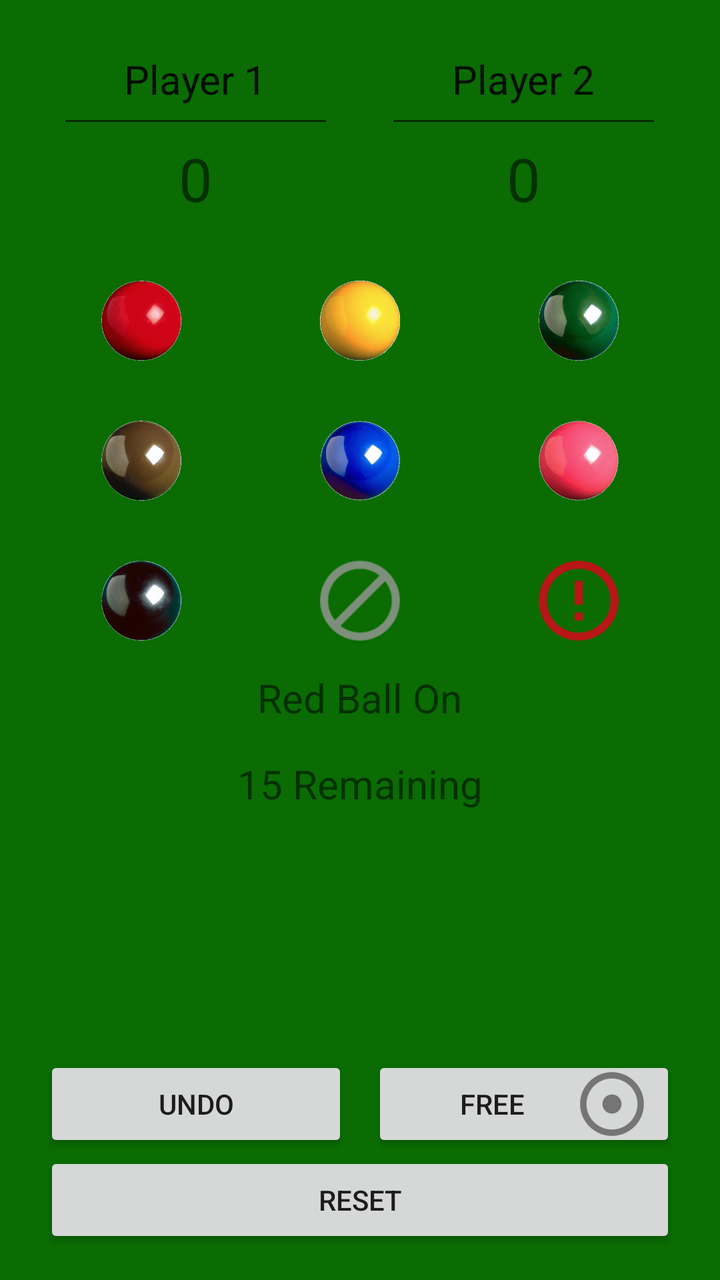
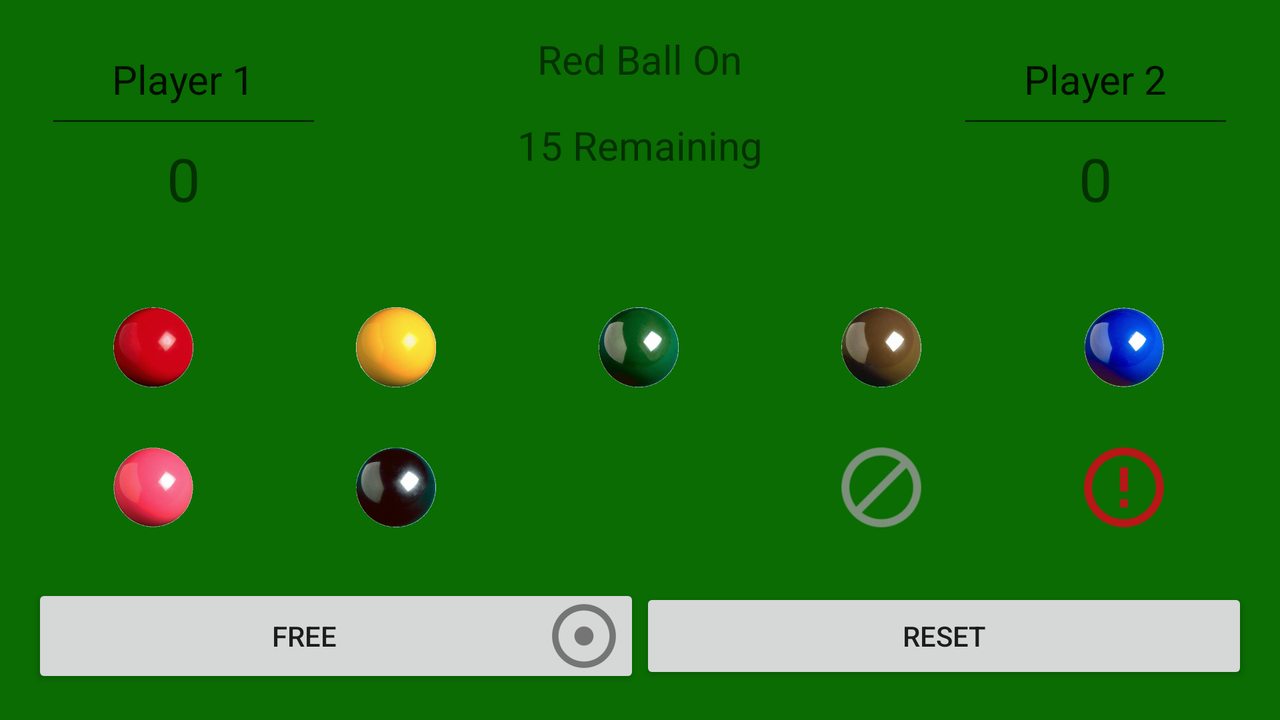

Two renders of one Android screen. The first uses the default layout on a phone; the second uses the alternative layout the repository ships for a different screen configuration, on a matching device. The two XML files are below.
<!-- AndroidManifest.xml: application theme AppTheme -->
<!-- res/layout/activity_snooker.xml -->
<?xml version="1.0" encoding="utf-8"?>
<ScrollView
    xmlns:android="http://schemas.android.com/apk/res/android"
    xmlns:tools="http://schemas.android.com/tools"
    android:layout_width="match_parent"
    android:layout_height="match_parent"
    android:fillViewport="true"
    android:orientation="vertical"
    android:paddingBottom="@dimen/activity_vertical_margin"
    android:paddingLeft="@dimen/activity_horizontal_margin"
    android:paddingRight="@dimen/activity_horizontal_margin"
    android:paddingTop="@dimen/activity_vertical_margin"
    tools:context="uk.co.mandilee.gamescorer.SnookerActivity">

    <LinearLayout
        android:layout_width="match_parent"
        android:layout_height="wrap_content"
        android:orientation="vertical">

        
        <LinearLayout
            android:layout_width="match_parent"
            android:layout_height="wrap_content"
            android:baselineAligned="false"
            android:orientation="horizontal">

            <LinearLayout
                android:id="@+id/player_one"
                style="@style/Player"
                android:orientation="vertical">
                
                <EditText
                    android:id="@+id/player_one_name"
                    style="@style/WWrapHWrap.PlayerName"
                    android:gravity="center"
                    android:hint="@string/player_1_name_hint"
                    android:text="@string/player_1_name"/>

                <TextView
                    android:id="@+id/player_one_score"
                    style="@style/WWrapHWrap.Score"
                    android:gravity="center"
                    android:text="@string/zero"/>
            </LinearLayout>

            <LinearLayout
                android:id="@+id/player_two"
                style="@style/Player"
                android:orientation="vertical">

                <EditText
                    android:id="@+id/player_two_name"
                    style="@style/WWrapHWrap.PlayerName"
                    android:gravity="center"
                    android:hint="@string/player_2_name_hint"
                    android:text="@string/player_2_name"/>

                <TextView
                    android:id="@+id/player_two_score"
                    style="@style/WWrapHWrap.Score"
                    android:gravity="center"
                    android:text="@string/zero"/>
            </LinearLayout>
        </LinearLayout>

        
        <LinearLayout
            android:id="@+id/summary"
            android:layout_width="match_parent"
            android:layout_height="wrap_content"
            android:orientation="horizontal"
            android:visibility="gone">

            <TextView
                android:id="@+id/summary_player_one"
                android:layout_width="0dp"
                android:layout_height="wrap_content"
                android:layout_weight="1"
                android:gravity="center"
                android:lineSpacingExtra="10dp"/>

            <TextView
                android:id="@+id/summary_outcomes"
                android:layout_width="50dp"
                android:layout_height="wrap_content"
                android:gravity="center"
                android:lineSpacingExtra="10dp"
                />

            <TextView
                android:id="@+id/summary_player_two"
                android:layout_width="0dp"
                android:layout_height="wrap_content"
                android:layout_weight="1"
                android:gravity="center"
                android:lineSpacingExtra="10dp"/>
        </LinearLayout>

        
        <TableLayout
            android:id="@+id/the_balls"
            android:layout_width="match_parent"
            android:layout_height="wrap_content"
            android:gravity="center_vertical"
            android:stretchColumns="*">

            <TableRow
                android:layout_width="wrap_content"
                android:paddingBottom="@dimen/ball_spacing"
                android:paddingTop="@dimen/ball_spacing">

                <ImageButton
                    android:id="@+id/ball_red"
                    style="@style/Balls"
                    android:contentDescription="@string/red_ball"
                    android:src="@drawable/red"/>

                <ImageButton
                    android:id="@+id/ball_yellow"
                    style="@style/Balls"
                    android:contentDescription="@string/yellow_ball"
                    android:src="@drawable/yellow"/>

                <ImageButton
                    android:id="@+id/ball_green"
                    style="@style/Balls"
                    android:contentDescription="@string/green_ball"
                    android:src="@drawable/green"/>
            </TableRow>

            <TableRow
                android:paddingBottom="@dimen/ball_spacing"
                android:paddingTop="@dimen/ball_spacing">

                <ImageButton
                    android:id="@+id/ball_brown"
                    style="@style/Balls"
                    android:contentDescription="@string/brown_ball"
                    android:src="@drawable/brown"/>

                <ImageButton
                    android:id="@+id/ball_blue"
                    style="@style/Balls"
                    android:contentDescription="@string/blue_ball"
                    android:src="@drawable/blue"/>

                <ImageButton
                    android:id="@+id/ball_pink"
                    style="@style/Balls"
                    android:contentDescription="@string/pink_ball"
                    android:src="@drawable/pink"/>
            </TableRow>

            <TableRow
                android:paddingBottom="@dimen/ball_spacing"
                android:paddingTop="@dimen/ball_spacing">

                <ImageButton
                    android:id="@+id/ball_black"
                    style="@style/Balls"
                    android:contentDescription="@string/black_ball"
                    android:src="@drawable/black"/>

                <ImageButton
                    android:id="@+id/ball_miss"
                    style="@style/Balls"
                    android:contentDescription="@string/miss_ball"
                    android:src="@drawable/miss"/>

                <ImageButton
                    android:id="@+id/ball_foul"
                    style="@style/Balls"
                    android:contentDescription="@string/foul_ball"
                    android:src="@drawable/foul"/>
            </TableRow>
        </TableLayout>

        <LinearLayout
            android:layout_width="match_parent"
            android:layout_height="0dp"
            android:layout_weight="1"
            android:orientation="vertical"
            >

            <TextView
                android:id="@+id/current_activity"
                style="@style/WWrapHWrap.PlayerName"
                android:layout_gravity="center"
                tools:text="Red Ball On"/>

            <TextView
                android:id="@+id/red_balls_remaining"
                style="@style/WWrapHWrap.PlayerName"
                android:layout_gravity="center"
                tools:text="15 Remaining"/>
        </LinearLayout>
        
        <LinearLayout
            android:layout_width="match_parent"
            android:layout_height="wrap_content"
            android:layout_gravity="bottom"
            android:gravity="bottom"
            android:orientation="vertical">

            <LinearLayout
                android:layout_width="match_parent"
                android:layout_height="wrap_content"
                android:layout_gravity="bottom"
                android:gravity="bottom"
                android:orientation="horizontal">

                <Button
                    android:id="@+id/undo"
                    style="@style/Buttons"
                    android:drawableEnd="@drawable/undo"
                    android:text="@string/undo_move"/>

                <Button
                    android:id="@+id/ball_free"
                    style="@style/Buttons"
                    android:drawableEnd="@drawable/free"
                    android:text="@string/free_button"/>
            </LinearLayout>

            <LinearLayout
                android:layout_width="match_parent"
                android:layout_height="wrap_content"
                android:layout_gravity="bottom"
                android:gravity="bottom"
                android:orientation="horizontal">

                <Button
                    android:id="@+id/reset"
                    style="@style/Buttons"
                    android:drawableEnd="@drawable/reset"
                    android:text="@string/reset_button"/>
            </LinearLayout>
        </LinearLayout>
    </LinearLayout>
</ScrollView>
<!-- resources referenced by this layout -->
<resources>
  <dimen name="activity_horizontal_margin">16dp</dimen>
  <dimen name="activity_vertical_margin">16dp</dimen>
  <dimen name="ball_spacing">5dp</dimen>
  <!-- drawable blue: png bitmap (drawable-hdpi, 54227 bytes) -->
  <!-- drawable foul: png bitmap (drawable-hdpi, 1249 bytes) -->
  <!-- drawable free: png bitmap (drawable-hdpi, 1204 bytes) -->
  <!-- drawable miss: png bitmap (drawable-hdpi, 1169 bytes) -->
  <!-- drawable pink: png bitmap (drawable-hdpi, 48427 bytes) -->
  <!-- drawable red: png bitmap (drawable-hdpi, 35136 bytes) -->
  <string name="black_ball">Black</string>
  <string name="blue_ball">Blue</string>
  <string name="brown_ball">Brown</string>
  <string name="foul_ball">Foul</string>
  <string name="free_button">Free</string>
  <string name="green_ball">Green</string>
  <string name="miss_ball">Miss</string>
  <string name="pink_ball">Pink</string>
  <string name="player_1_name">Player 1</string>
  <string name="player_1_name_hint">Player 1 Name</string>
  <string name="player_2_name">Player 2</string>
  <string name="player_2_name_hint">Player 2 Name</string>
  <string name="red_ball">Red</string>
  <string name="reset_button">Reset</string>
  <string name="undo_move">Undo</string>
  <string name="yellow_ball">Yellow</string>
  <string name="zero">0</string>
  <style name="Balls">
          <item name="android:layout_width">@dimen/ball_size</item>
          <item name="android:layout_height">@dimen/ball_size</item>
          <item name="android:scaleType">fitCenter</item>
          <item name="android:background">@color/snookerTableGreen</item>
          <item name="android:paddingTop">@dimen/ball_padding</item>
          <item name="android:paddingBottom">@dimen/ball_padding</item>
          <item name="android:layout_marginLeft">@dimen/ball_padding</item>
          <item name="android:layout_marginRight">@dimen/ball_padding</item>
      </style>
  <style name="Buttons" parent="@style/Widget.AppCompat.Button.Small">
          <item name="android:layout_height">48dp</item>
          <item name="android:paddingStart">16dp</item>
          <item name="android:paddingEnd">16dp</item>
          <item name="android:layout_width">0dp</item>
          <item name="android:layout_weight">1</item>
          <item name="android:layout_marginEnd">6dp</item>
          <item name="android:layout_marginStart">6dp</item>
      </style>
  <style name="Player">
          <item name="android:layout_width">0dp</item>
          <item name="android:layout_height">wrap_content</item>
          <item name="android:layout_weight">1</item>
          <item name="android:layout_marginLeft">@dimen/player_name_margin</item>
          <item name="android:layout_marginRight">@dimen/player_name_margin</item>
      </style>
  <style name="WWrapHWrap.PlayerName">
          <item name="android:textSize">@dimen/player_name_size</item>
          <item name="android:layout_gravity">center</item>
          <item name="android:paddingBottom">@dimen/activity_vertical_margin</item>
      </style>
  <style name="WWrapHWrap.Score">
          <item name="android:textSize">@dimen/score_size</item>
          <item name="android:layout_gravity">center</item>
          <item name="android:paddingBottom">@dimen/activity_vertical_margin</item>
      </style>
  <style name="AppTheme" parent="Theme.AppCompat.Light.DarkActionBar">
          
          <item name="colorPrimary">@color/colorPrimary</item>
          <item name="colorPrimaryDark">@color/colorPrimaryDark</item>
          <item name="colorAccent">@color/colorAccent</item>
          <item name="android:colorBackground">@color/snookerTableGreen</item>
      </style>
  <dimen name="ball_size">60dp</dimen>
  <color name="snookerTableGreen">#0a6c03</color>
  <dimen name="ball_padding">10dp</dimen>
  <dimen name="player_name_margin">10dp</dimen>
  <dimen name="player_name_size">20sp</dimen>
  <dimen name="score_size">30sp</dimen>
  <color name="colorPrimary">#3F51B5</color>
  <color name="colorPrimaryDark">#303F9F</color>
  <color name="colorAccent">#FF4081</color>
  <!-- some entries are left out for length -->
</resources>
<!-- res/layout-land/activity_snooker.xml (the repository's variant of the layout above) -->
<!-- drawn on the phone turned sideways -->
<?xml version="1.0" encoding="utf-8"?>
<ScrollView
    xmlns:android="http://schemas.android.com/apk/res/android"
    xmlns:tools="http://schemas.android.com/tools"
    android:layout_width="match_parent"
    android:layout_height="match_parent"
    android:background="@color/snookerTableGreen"
    android:fillViewport="true"
    android:orientation="vertical"
    android:paddingBottom="@dimen/activity_vertical_margin"
    android:paddingLeft="@dimen/activity_horizontal_margin"
    android:paddingRight="@dimen/activity_horizontal_margin"
    android:paddingTop="@dimen/activity_vertical_margin"
    tools:context="uk.co.mandilee.gamescorer.SnookerActivity">

    <LinearLayout
        android:layout_width="match_parent"
        android:layout_height="wrap_content"
        android:orientation="vertical">

        <LinearLayout
            android:layout_width="match_parent"
            android:layout_height="wrap_content"
            android:baselineAligned="false"
            android:orientation="horizontal">

            <LinearLayout
                android:id="@+id/player_one"
                android:layout_width="0dp"
                android:layout_height="wrap_content"
                android:layout_weight="1"
                android:orientation="vertical">

                
                <EditText
                    android:id="@+id/player_one_name"
                    style="@style/WWrapHWrap.PlayerName"
                    android:gravity="center"
                    android:hint="@string/player_1_name_hint"
                    android:text="@string/player_1_name"/>

                <TextView
                    android:id="@+id/player_one_score"
                    style="@style/WWrapHWrap.Score"
                    android:gravity="center"
                    android:text="@string/zero"/>
            </LinearLayout>

            <LinearLayout
                android:layout_width="0dp"
                android:layout_height="wrap_content"
                android:layout_weight="2"
                android:orientation="vertical">

                <TextView
                    android:id="@+id/current_activity"
                    style="@style/WWrapHWrap.PlayerName"
                    android:layout_gravity="center"
                    tools:text="Red Ball On"/>

                <TextView
                    android:id="@+id/red_balls_remaining"
                    style="@style/WWrapHWrap.PlayerName"
                    android:layout_gravity="center"
                    tools:text="15 Remaining"/>
            </LinearLayout>

            <LinearLayout
                android:id="@+id/player_two"
                android:layout_width="0dp"
                android:layout_height="wrap_content"
                android:layout_weight="1"
                android:orientation="vertical">

                <EditText
                    android:id="@+id/player_two_name"
                    style="@style/WWrapHWrap.PlayerName"
                    android:gravity="center"
                    android:hint="@string/player_2_name_hint"
                    android:text="@string/player_2_name"/>

                <TextView
                    android:id="@+id/player_two_score"
                    style="@style/WWrapHWrap.Score"
                    android:gravity="center"
                    android:text="@string/zero"/>
            </LinearLayout>
        </LinearLayout>

        
        <LinearLayout
            android:id="@+id/summary"
            android:layout_width="match_parent"
            android:layout_height="wrap_content"
            android:orientation="horizontal"
            android:visibility="gone">

            <TextView
                android:id="@+id/summary_player_one"
                android:layout_width="0dp"
                android:layout_height="wrap_content"
                android:layout_weight="1"
                android:gravity="center"
                android:lineSpacingExtra="10dp"/>

            <TextView
                android:id="@+id/summary_outcomes"
                android:layout_width="50dp"
                android:layout_height="wrap_content"
                android:gravity="center"
                android:lineSpacingExtra="10dp"
                />

            <TextView
                android:id="@+id/summary_player_two"
                android:layout_width="0dp"
                android:layout_height="wrap_content"
                android:layout_weight="1"
                android:gravity="center"
                android:lineSpacingExtra="10dp"/>
        </LinearLayout>

        
        <TableLayout
            android:layout_width="match_parent"
            android:layout_height="0dp"
            android:layout_weight="1"
            android:gravity="center_vertical"
            android:stretchColumns="*">

            <TableRow
                android:paddingBottom="@dimen/ball_spacing"
                android:paddingTop="@dimen/ball_spacing">

                <ImageButton
                    android:id="@+id/ball_red"
                    style="@style/Balls"
                    android:contentDescription="@string/red_ball"
                    android:src="@drawable/red"/>

                <ImageButton
                    android:id="@+id/ball_yellow"
                    style="@style/Balls"
                    android:contentDescription="@string/yellow_ball"
                    android:src="@drawable/yellow"/>

                <ImageButton
                    android:id="@+id/ball_green"
                    style="@style/Balls"
                    android:contentDescription="@string/green_ball"
                    android:src="@drawable/green"/>

                <ImageButton
                    android:id="@+id/ball_brown"
                    style="@style/Balls"
                    android:contentDescription="@string/brown_ball"
                    android:src="@drawable/brown"/>

                <ImageButton
                    android:id="@+id/ball_blue"
                    style="@style/Balls"
                    android:contentDescription="@string/blue_ball"
                    android:src="@drawable/blue"/>
            </TableRow>

            <TableRow
                android:paddingBottom="@dimen/ball_spacing"
                android:paddingTop="@dimen/ball_spacing">

                <ImageButton
                    android:id="@+id/ball_pink"
                    style="@style/Balls"
                    android:contentDescription="@string/pink_ball"
                    android:src="@drawable/pink"/>

                <ImageButton
                    android:id="@+id/ball_black"
                    style="@style/Balls"
                    android:contentDescription="@string/black_ball"
                    android:src="@drawable/black"/>

                <Space style="@style/Balls"/>

                <ImageButton
                    android:id="@+id/ball_miss"
                    style="@style/Balls"
                    android:contentDescription="@string/miss_ball"
                    android:src="@drawable/miss"/>

                <ImageButton
                    android:id="@+id/ball_foul"
                    style="@style/Balls"
                    android:contentDescription="@string/foul_ball"
                    android:src="@drawable/foul"/>
            </TableRow>
        </TableLayout>

        
        <LinearLayout
            android:layout_width="match_parent"
            android:layout_height="wrap_content"
            android:layout_gravity="bottom"
            android:gravity="bottom"
            android:orientation="horizontal">

            <Button
                android:id="@+id/ball_free"
                android:layout_width="0dp"
                android:layout_height="wrap_content"
                android:layout_weight="1"
                android:drawableEnd="@drawable/free"
                android:text="@string/free_button"/>

            <Button
                android:id="@+id/reset"
                android:layout_width="0dp"
                android:layout_height="wrap_content"
                android:layout_weight="1"
                android:drawableEnd="@drawable/reset"
                android:text="@string/reset_button"/>
        </LinearLayout>
    </LinearLayout>
</ScrollView>
<!-- resources referenced by the variant -->
<!-- as the phone turned sideways resolves them -->
<resources>
  <color name="snookerTableGreen">#0a6c03</color>
  <dimen name="activity_horizontal_margin">16dp</dimen>
  <dimen name="activity_vertical_margin">16dp</dimen>
  <dimen name="ball_spacing">5dp</dimen>
  <!-- drawable black: png bitmap (drawable-hdpi, 41986 bytes) -->
  <!-- drawable blue: png bitmap (drawable-hdpi, 54227 bytes) -->
  <!-- drawable brown: png bitmap (drawable-hdpi, 41697 bytes) -->
  <!-- drawable foul: png bitmap (drawable-hdpi, 1249 bytes) -->
  <!-- drawable free: png bitmap (drawable-hdpi, 1204 bytes) -->
  <!-- drawable green: png bitmap (drawable-hdpi, 51458 bytes) -->
  <!-- drawable miss: png bitmap (drawable-hdpi, 1169 bytes) -->
  <!-- drawable pink: png bitmap (drawable-hdpi, 48427 bytes) -->
  <!-- drawable red: png bitmap (drawable-hdpi, 35136 bytes) -->
  <!-- drawable yellow: png bitmap (drawable-hdpi, 47407 bytes) -->
  <string name="black_ball">Black</string>
  <string name="blue_ball">Blue</string>
  <string name="brown_ball">Brown</string>
  <string name="foul_ball">Foul</string>
  <string name="free_button">Free</string>
  <string name="green_ball">Green</string>
  <string name="miss_ball">Miss</string>
  <string name="pink_ball">Pink</string>
  <string name="player_1_name">Player 1</string>
  <string name="player_1_name_hint">Player 1 Name</string>
  <string name="player_2_name">Player 2</string>
  <string name="player_2_name_hint">Player 2 Name</string>
  <string name="red_ball">Red</string>
  <string name="reset_button">Reset</string>
  <string name="yellow_ball">Yellow</string>
  <string name="zero">0</string>
  <style name="Balls">
          <item name="android:layout_width">@dimen/ball_size</item>
          <item name="android:layout_height">@dimen/ball_size</item>
          <item name="android:scaleType">fitCenter</item>
          <item name="android:background">@color/snookerTableGreen</item>
          <item name="android:paddingTop">@dimen/ball_padding</item>
          <item name="android:paddingBottom">@dimen/ball_padding</item>
          <item name="android:layout_marginLeft">@dimen/ball_padding</item>
          <item name="android:layout_marginRight">@dimen/ball_padding</item>
      </style>
  <style name="WWrapHWrap.PlayerName">
          <item name="android:textSize">@dimen/player_name_size</item>
          <item name="android:layout_gravity">center</item>
          <item name="android:paddingBottom">@dimen/activity_vertical_margin</item>
      </style>
  <style name="WWrapHWrap.Score">
          <item name="android:textSize">@dimen/score_size</item>
          <item name="android:layout_gravity">center</item>
          <item name="android:paddingBottom">@dimen/activity_vertical_margin</item>
      </style>
  <style name="AppTheme" parent="Theme.AppCompat.Light.DarkActionBar">
          
          <item name="colorPrimary">@color/colorPrimary</item>
          <item name="colorPrimaryDark">@color/colorPrimaryDark</item>
          <item name="colorAccent">@color/colorAccent</item>
          <item name="android:colorBackground">@color/snookerTableGreen</item>
      </style>
  <dimen name="ball_size">60dp</dimen>
  <dimen name="ball_padding">10dp</dimen>
  <dimen name="player_name_size">20sp</dimen>
  <dimen name="score_size">30sp</dimen>
  <color name="colorPrimary">#3F51B5</color>
  <color name="colorPrimaryDark">#303F9F</color>
  <color name="colorAccent">#FF4081</color>
</resources>
